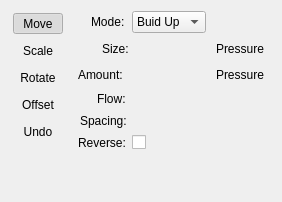
     <widget class="QWidget" name="liquifyTransformPage">
      <layout class="QVBoxLayout" name="verticalLayout_8">
       <item>
        <layout class="QHBoxLayout" name="horizontalLayout_11" stretch="0,0">
         <property name="spacing">
          <number>0</number>
         </property>
         <item>
          <widget class="QFrame" name="liquifyOptionsLayout">
           <property name="sizePolicy">
            <sizepolicy hsizetype="Fixed" vsizetype="Minimum">
             <horstretch>0</horstretch>
             <verstretch>0</verstretch>
            </sizepolicy>
           </property>
           <property name="whatsThis">
            <string>&lt;html&gt;&lt;head/&gt;&lt;body&gt;&lt;p&gt;&lt;br/&gt;&lt;/p&gt;&lt;/body&gt;&lt;/html&gt;</string>
           </property>
           <property name="frameShape">
            <enum>QFrame::NoFrame</enum>
           </property>
           <property name="frameShadow">
            <enum>QFrame::Plain</enum>
           </property>
           <property name="lineWidth">
            <number>0</number>
           </property>
           <layout class="QVBoxLayout" name="verticalLayout_9">
            <property name="leftMargin">
             <number>2</number>
            </property>
            <property name="topMargin">
             <number>2</number>
            </property>
            <property name="rightMargin">
             <number>15</number>
            </property>
            <item>
             <widget class="QToolButton" name="liquifyMove">
              <property name="sizePolicy">
               <sizepolicy hsizetype="Expanding" vsizetype="Fixed">
                <horstretch>0</horstretch>
                <verstretch>0</verstretch>
               </sizepolicy>
              </property>
              <property name="text">
               <string>Move</string>
              </property>
              <property name="checkable">
               <bool>true</bool>
              </property>
              <property name="checked">
               <bool>true</bool>
              </property>
              <property name="autoExclusive">
               <bool>true</bool>
              </property>
              <property name="autoRaise">
               <bool>true</bool>
              </property>
             </widget>
            </item>
            <item>
             <widget class="QToolButton" name="liquifyScale">
              <property name="sizePolicy">
               <sizepolicy hsizetype="Expanding" vsizetype="Fixed">
                <horstretch>0</horstretch>
                <verstretch>0</verstretch>
               </sizepolicy>
              </property>
              <property name="text">
               <string>Scale</string>
              </property>
              <property name="checkable">
               <bool>true</bool>
              </property>
              <property name="autoExclusive">
               <bool>true</bool>
              </property>
              <property name="autoRaise">
               <bool>true</bool>
              </property>
             </widget>
            </item>
            <item>
             <widget class="QToolButton" name="liquifyRotate">
              <property name="sizePolicy">
               <sizepolicy hsizetype="Expanding" vsizetype="Fixed">
                <horstretch>0</horstretch>
                <verstretch>0</verstretch>
               </sizepolicy>
              </property>
              <property name="text">
               <string>Rotate</string>
              </property>
              <property name="checkable">
               <bool>true</bool>
              </property>
              <property name="autoExclusive">
               <bool>true</bool>
              </property>
              <property name="autoRaise">
               <bool>true</bool>
              </property>
             </widget>
            </item>
            <item>
             <widget class="QToolButton" name="liquifyOffset">
              <property name="sizePolicy">
               <sizepolicy hsizetype="Expanding" vsizetype="Fixed">
                <horstretch>0</horstretch>
                <verstretch>0</verstretch>
               </sizepolicy>
              </property>
              <property name="text">
               <string>Offset</string>
              </property>
              <property name="checkable">
               <bool>true</bool>
              </property>
              <property name="autoExclusive">
               <bool>true</bool>
              </property>
              <property name="autoRaise">
               <bool>true</bool>
              </property>
             </widget>
            </item>
            <item>
             <widget class="QToolButton" name="liquifyUndo">
              <property name="sizePolicy">
               <sizepolicy hsizetype="Expanding" vsizetype="Fixed">
                <horstretch>0</horstretch>
                <verstretch>0</verstretch>
               </sizepolicy>
              </property>
              <property name="text">
               <string>Undo</string>
              </property>
              <property name="checkable">
               <bool>true</bool>
              </property>
              <property name="autoExclusive">
               <bool>true</bool>
              </property>
              <property name="autoRaise">
               <bool>true</bool>
              </property>
             </widget>
            </item>
           </layout>
          </widget>
         </item>
         <item>
          <layout class="QGridLayout" name="gridLayout_3">
           <property name="horizontalSpacing">
            <number>3</number>
           </property>
           <property name="verticalSpacing">
            <number>5</number>
           </property>
           <item row="5" column="0" alignment="Qt::AlignRight">
            <widget class="QLabel" name="label">
             <property name="sizePolicy">
              <sizepolicy hsizetype="Fixed" vsizetype="Preferred">
               <horstretch>0</horstretch>
               <verstretch>0</verstretch>
              </sizepolicy>
             </property>
             <property name="minimumSize">
              <size>
               <width>51</width>
               <height>0</height>
              </size>
             </property>
             <property name="text">
              <string>Reverse:</string>
             </property>
            </widget>
           </item>
           <item row="4" column="1">
            <widget class="KisDoubleSliderSpinBox" name="liquifySpacingSlider" native="true"/>
           </item>
           <item row="4" column="0" alignment="Qt::AlignRight">
            <widget class="QLabel" name="lblSpacing">
             <property name="sizePolicy">
              <sizepolicy hsizetype="Fixed" vsizetype="Preferred">
               <horstretch>0</horstretch>
               <verstretch>0</verstretch>
              </sizepolicy>
             </property>
             <property name="minimumSize">
              <size>
               <width>49</width>
               <height>0</height>
              </size>
             </property>
             <property name="text">
              <string>Spacing:</string>
             </property>
            </widget>
           </item>
           <item row="3" column="0" alignment="Qt::AlignRight">
            <widget class="QLabel" name="lblFlow">
             <property name="sizePolicy">
              <sizepolicy hsizetype="Fixed" vsizetype="Preferred">
               <horstretch>0</horstretch>
               <verstretch>0</verstretch>
              </sizepolicy>
             </property>
             <property name="minimumSize">
              <size>
               <width>32</width>
               <height>0</height>
              </size>
             </property>
             <property name="text">
              <string>Flow:</string>
             </property>
            </widget>
           </item>
           <item row="3" column="1">
            <widget class="KisDoubleSliderSpinBox" name="liquifyFlowSlider" native="true"/>
           </item>
           <item row="1" column="0" alignment="Qt::AlignRight">
            <widget class="QLabel" name="lblSize">
             <property name="sizePolicy">
              <sizepolicy hsizetype="Fixed" vsizetype="Preferred">
               <horstretch>0</horstretch>
               <verstretch>0</verstretch>
              </sizepolicy>
             </property>
             <property name="minimumSize">
              <size>
               <width>27</width>
               <height>0</height>
              </size>
             </property>
             <property name="text">
              <string>Size:</string>
             </property>
            </widget>
           </item>
           <item row="1" column="1">
            <widget class="KisDoubleSliderSpinBox" name="liquifySizeSlider" native="true"/>
           </item>
           <item row="2" column="0" alignment="Qt::AlignRight">
            <widget class="QLabel" name="lblAmount">
             <property name="sizePolicy">
              <sizepolicy hsizetype="Fixed" vsizetype="Preferred">
               <horstretch>0</horstretch>
               <verstretch>0</verstretch>
              </sizepolicy>
             </property>
             <property name="minimumSize">
              <size>
               <width>51</width>
               <height>0</height>
              </size>
             </property>
             <property name="text">
              <string>Amount:</string>
             </property>
            </widget>
           </item>
           <item row="2" column="1">
            <widget class="KisDoubleSliderSpinBox" name="liquifyAmountSlider" native="true"/>
           </item>
           <item row="0" column="0" alignment="Qt::AlignRight">
            <widget class="QLabel" name="label_2">
             <property name="sizePolicy">
              <sizepolicy hsizetype="Fixed" vsizetype="Preferred">
               <horstretch>0</horstretch>
               <verstretch>0</verstretch>
              </sizepolicy>
             </property>
             <property name="minimumSize">
              <size>
               <width>38</width>
               <height>0</height>
              </size>
             </property>
             <property name="text">
              <string>Mode:</string>
             </property>
            </widget>
           </item>
           <item row="0" column="1">
            <widget class="QComboBox" name="buidupModeComboBox">
             <property name="sizePolicy">
              <sizepolicy hsizetype="Expanding" vsizetype="Preferred">
               <horstretch>0</horstretch>
               <verstretch>0</verstretch>
              </sizepolicy>
             </property>
             <property name="currentIndex">
              <number>0</number>
             </property>
             <item>
              <property name="text">
               <string>Buid Up</string>
              </property>
             </item>
             <item>
              <property name="text">
               <string>Wash</string>
              </property>
             </item>
            </widget>
           </item>
           <item row="5" column="1">
            <widget class="QCheckBox" name="liquifyReverseDirectionChk">
             <property name="enabled">
              <bool>true</bool>
             </property>
             <property name="sizePolicy">
              <sizepolicy hsizetype="Preferred" vsizetype="Preferred">
               <horstretch>0</horstretch>
               <verstretch>0</verstretch>
              </sizepolicy>
             </property>
             <property name="text">
              <string/>
             </property>
            </widget>
           </item>
           <item row="1" column="2">
            <widget class="QToolButton" name="liquifySizePressureBox">
             <property name="enabled">
              <bool>true</bool>
             </property>
             <property name="text">
              <string>Pressure</string>
             </property>
             <property name="checkable">
              <bool>true</bool>
             </property>
             <property name="autoExclusive">
              <bool>true</bool>
             </property>
             <property name="autoRaise">
              <bool>true</bool>
             </property>
            </widget>
           </item>
           <item row="2" column="2">
            <widget class="QToolButton" name="liquifyAmountPressureBox">
             <property name="text">
              <string>Pressure</string>
             </property>
             <property name="checkable">
              <bool>true</bool>
             </property>
             <property name="autoExclusive">
              <bool>true</bool>
             </property>
             <property name="autoRaise">
              <bool>true</bool>
             </property>
            </widget>
           </item>
          </layout>
         </item>
        </layout>
       </item>
       <item>
        <spacer name="verticalSpacer_5">
         <property name="orientation">
          <enum>Qt::Vertical</enum>
         </property>
         <property name="sizeHint" stdset="0">
          <size>
           <width>20</width>
           <height>40</height>
          </size>
         </property>
        </spacer>
       </item>
      </layout>
     </widget>
